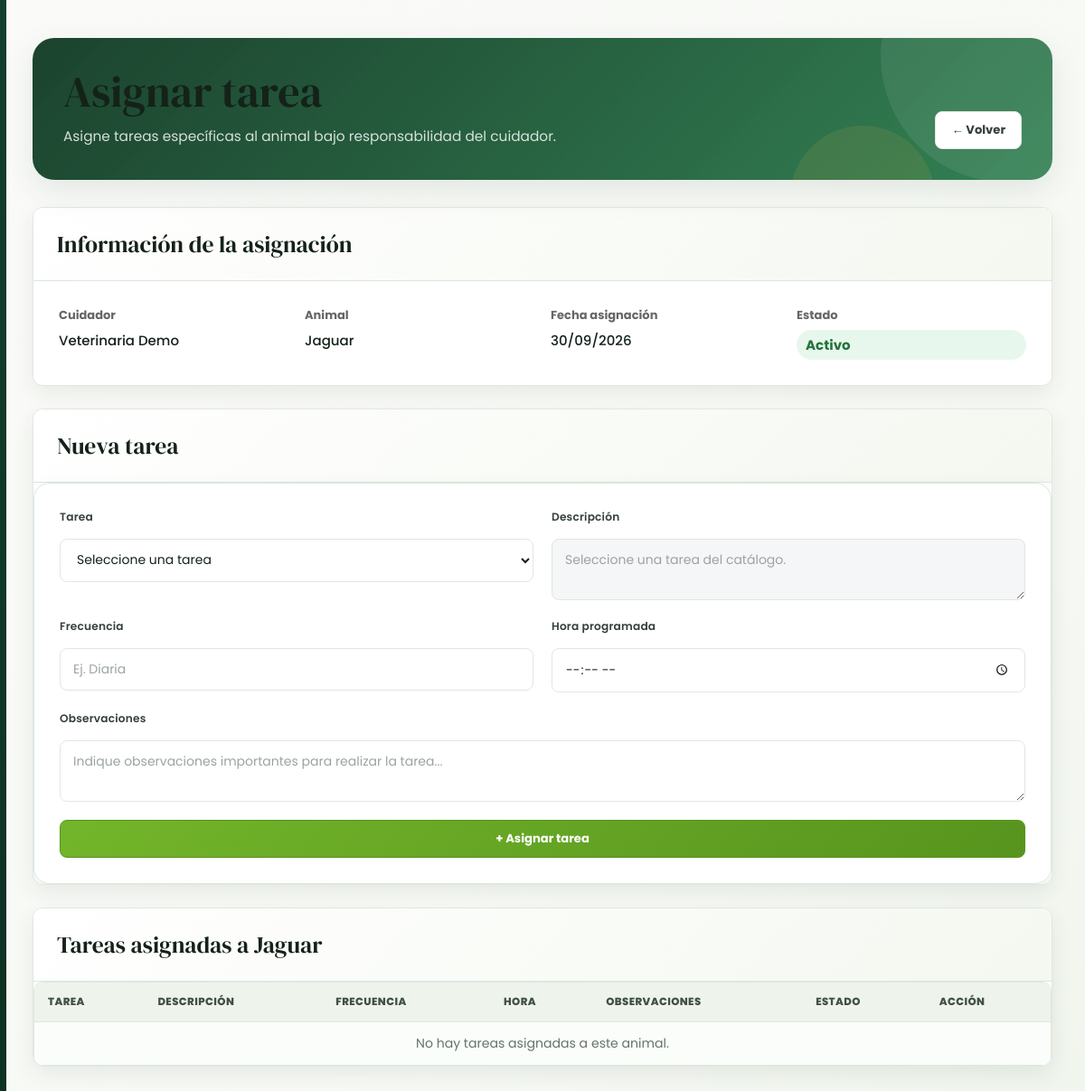
Page /cuidadores/asignar_tarea.php?id_cuidador_animal=1 (signed in) on the committed database.
### tables this page shows
CREATE TABLE cuidador_animal (
    id_cuidador_animal INT AUTO_INCREMENT PRIMARY KEY,
    id_cuidador INT NOT NULL,
    id_animal INT NOT NULL,
    fecha_asignacion DATE NOT NULL,
    fecha_finalizacion DATE NULL,

    responsabilidad VARCHAR(255) NOT NULL,

    estado ENUM(
        'Activo',
        'Finalizado'
    ) NOT NULL DEFAULT 'Activo',

    CONSTRAINT fk_cuidador_animal_cuidador
        FOREIGN KEY (id_cuidador)
        REFERENCES cuidador(id_cuidador)
        ON DELETE CASCADE,

    CONSTRAINT fk_cuidador_animal_animal
        FOREIGN KEY (id_animal)
        REFERENCES animal(id_animal)
        ON DELETE CASCADE,

    CONSTRAINT chk_fechas_asignacion
        CHECK (
            fecha_finalizacion IS NULL
            OR fecha_finalizacion >= fecha_asignacion
        )

);

CREATE TABLE usuario(
    id_usuario INT AUTO_INCREMENT PRIMARY KEY,
    nombre VARCHAR(100) NOT NULL,
    correo VARCHAR(100) NOT NULL UNIQUE,
    telefono VARCHAR(20),
    fecha_nacimiento DATE
);

CREATE TABLE animal (
    id_animal INT AUTO_INCREMENT PRIMARY KEY,
    codigo_animal VARCHAR(20) NOT NULL UNIQUE,
    nombre_animal VARCHAR(100) NOT NULL,
    fecha_nacimiento DATE NOT NULL,
    fecha_entrada DATE NOT NULL,
    peso DECIMAL(10,2) NOT NULL,
    altura DECIMAL(5,2) NOT NULL,
    foto LONGBLOB NULL,
    id_habitat INT NULL,

    CONSTRAINT fk_animal_habitat
        FOREIGN KEY (id_habitat)
        REFERENCES habitat(id_habitat)
        ON UPDATE CASCADE
        ON DELETE SET NULL

);

### public/index.php (called while the page is built, shortened)
<?php
$base = rtrim(str_replace('\\', '/', dirname($_SERVER['SCRIPT_NAME'] ?? '/index.php')), '/.');
$solicitud = rawurldecode(parse_url($_SERVER['REQUEST_URI'] ?? '/', PHP_URL_PATH) ?: '/');
$ruta = ltrim(substr($solicitud, strlen($base)), '/');
$ruta = $ruta === '' ? 'index.php' : $ruta;
$rutas = require dirname(__DIR__) . '/config/rutas.php';
require dirname(__DIR__) . '/' . $rutas[$ruta];

### app/modulos/cuidadores/asignar_tarea.php (the view, shortened to what this page needs)
<?php
require_once __DIR__ . "/../../../config/database.php";
function escapar($texto): string
{
    return htmlspecialchars(
        (string) $texto,
        ENT_QUOTES,
        "UTF-8"
    );
}
function fechaMostrar($fecha): string
{
    $timestamp = strtotime($fecha);
    return date("d/m/Y", $timestamp);
}
$id_cuidador_animal = (int) $_GET["id_cuidador_animal"];
$tareasPorPagina = 5;
$paginaActual = isset($_GET["pagina"])
    ? (int) $_GET["pagina"]
    : 1;
$frecuencia = "";
$hora_programada = null;
$sqlAsignacion = "
    SELECT
        ca.id_cuidador_animal,
        ca.id_cuidador,
        ca.id_animal,
        ca.fecha_asignacion,
        ca.fecha_finalizacion,
        ca.responsabilidad,
        ca.estado,
        u.nombre,
        a.nombre_animal
    FROM cuidador_animal ca
    INNER JOIN cuidador c
        ON c.id_cuidador = ca.id_cuidador
    INNER JOIN usuario u
        ON u.id_usuario = c.id_usuario
    INNER JOIN animal a
        ON a.id_animal = ca.id_animal
    WHERE ca.id_cuidador_animal = ?
    LIMIT 1
";
$stmtAsignacion = $conexion->prepare($sqlAsignacion);
$stmtAsignacion->bind_param(
    "i",
    $id_cuidador_animal
);
$stmtAsignacion->execute();
$resultadoAsignacion = $stmtAsignacion->get_result();
$asignacion = $resultadoAsignacion->fetch_assoc();
$todasLasTareas = [];
$totalTareas = count($todasLasTareas);
$inicio =
    ($paginaActual - 1)
    * $tareasPorPagina;
$tareasPagina =
    array_slice(
        $todasLasTareas,
        $inicio,
        $tareasPorPagina
    );
?>
<!DOCTYPE html>
<html lang="es">
<head>
<link
    rel="stylesheet"
    href="../css/cuidadores1.css"
>
    <link rel="stylesheet" href="../css/crud-modern.css?v=1">
    <link rel="stylesheet" href="../css/ecofauna-unified.css?v=1">
</head>
<body class="ecofauna-unified crud-modern">
<div class="contenedor">
<div class="encabezado">
    <div>
        <h1>
            Asignar tarea
        </h1>
        <p class="subtitulo">
            Asigne tareas específicas al animal
            bajo responsabilidad del cuidador.
        </p>
    </div>
    <div class="acciones">
        <a
            href="cuidadores.php?id=<?= (int) $asignacion["id_cuidador"] ?>"
            class="boton volver"
        >
            ← Volver
        </a>
    </div>
</div>
<div class="tarjeta">
    <h2 class="titulo">
        Información de la asignación
    </h2>
    <div class="informacion-asignacion">
        <div class="dato">
            <strong>
                Cuidador
            </strong>
            <span>
                <?= escapar(
                    $asignacion["nombre"]
                ) ?>
            </span>
        </div>
        <div class="dato">
            <strong>
                Animal
            </strong>
            <span>
                <?= escapar(
                    $asignacion["nombre_animal"]
                ) ?>
            </span>
        </div>
        <div class="dato">
            <strong>
                Fecha asignación
            </strong>
            <span>
                <?= fechaMostrar(
                    $asignacion["fecha_asignacion"]
                ) ?>
            </span>
        </div>
        <div class="dato">
            <strong>
                Estado
            </strong>
            <span
                class="estado
                <?= $asignacion["estado"] === "Activo"
                    ? "activo"
                    : "finalizado"
                ?>"
            >
                <?= escapar(
                    $asignacion["estado"]
                ) ?>
            </span>
        </div>
    </div>
</div>
<?php if ($asignacion["estado"] !== "Activo"): ?>
<div class="advertencia">
    <strong>
        Esta asignación está finalizada.
    </strong>
    <br>
    No es posible agregar nuevas tareas
    a una asignación que ya finalizó.
</div>
<?php else: ?>
<div class="tarjeta">
    <h2 class="titulo">
        Nueva tarea
    </h2>
    <form
        method="POST"
        class="formulario"
    >
        <div>
            <label for="id_tarea_catalogo">
                Tarea
            </label>
            <select
                name="id_tarea_catalogo"
                id="id_tarea_catalogo"
                required
            >
                <option value="">
                    Seleccione una tarea
                </option>
            </select>
        </div>
        <div>
            <label for="descripcion_tarea">
                Descripción
            </label>
            <textarea
                id="descripcion_tarea"
                class="descripcion-automatica"
                readonly
                placeholder="Seleccione una tarea del catálogo."
            ></textarea>
        </div>
        <div>
            <label for="frecuencia">
                Frecuencia
            </label>
            <input
                type="text"
                name="frecuencia"
                id="frecuencia"
                maxlength="100"
                placeholder="Ej. Diaria"
                value="<?= escapar(
                    $frecuencia
                ) ?>"
            >
        </div>
        <div>
            <label for="hora_programada">
                Hora programada
            </label>
            <input
                type="time"
                name="hora_programada"
                id="hora_programada"
                value="<?= escapar(
                    $hora_programada ?? ""
                ) ?>"
            >
        </div>
        <div class="campo-completo">
            <label for="observaciones">
                Observaciones
            </label>
            <textarea
                name="observaciones"
                id="observaciones"
                maxlength="500"
                placeholder="Indique observaciones importantes para realizar la tarea..."
            ><?= escapar(
            ) ?></textarea>
        </div>
        <div class="campo-completo">
            <button
                type="submit"
                class="boton guardar"
            >
                + Asignar tarea
            </button>
        </div>
    </form>
</div>
<?php endif; ?>
<div class="tarjeta">
    <h2 class="titulo">
        Tareas asignadas a
        <?= escapar(
            $asignacion["nombre_animal"]
        ) ?>
    </h2>
    <div class="tabla-contenedor">
        <table>
            <thead>
                <tr>
                    <th>
                        Tarea
                    </th>
                    <th>
                        Descripción
                    </th>
                    <th>
                        Frecuencia
                    </th>
                    <th>
                        Hora
                    </th>
                    <th>
                        Observaciones
                    </th>
                    <th>
                        Estado
                    </th>
                    <th>
                        Acción
                    </th>
                </tr>
            </thead>
            <tbody>
            <?php if ($totalTareas > 0): ?>
                <?php foreach (
                    $tareasPagina
                    as $tarea
                ): ?>
                    <tr>
                        <td>
                            <strong>
                                <?= escapar(
                                    $tarea["nombre_tarea"]
                                ) ?>
                            </strong>
                        </td>
                        <td>
                            <?= nl2br(
                                escapar(
                                    $tarea["descripcion"]
                                    ?: "Sin descripción"
                                )
                            ) ?>
                        </td>
                        <td>
                            <?= escapar(
                                $tarea["frecuencia"]
                                ?: "—"
                            ) ?>
                        </td>
                        <td>
                            <?php if (
                                !empty(
                                    $tarea["hora_programada"]
                                )
                            ): ?>
                                <?= horaMostrar(
                                    $tarea["hora_programada"]
                                ) ?>
                            <?php else: ?>
                                —
                            <?php endif; ?>
                        </td>
                        <td>
                            <?= nl2br(
                                escapar(
                                    $tarea["observaciones"]
                                    ?: "—"
                                )
                            ) ?>
                        </td>
                        <td>
                            <?php if (
                                $tarea["estado"] === "Activa"
                            ): ?>
                                <span
                                    class="estado activo"
                                >
                                    Activa
                                </span>
                            <?php else: ?>
                                <span
                                    class="estado finalizado"
                                >
                                    Finalizada
                                </span>
                            <?php endif; ?>
                        </td>
                        <td>
                            <?php if (
                                $asignacion["estado"] === "Activo"
                            ): ?>
                                <form
                                    method="POST"
                                    class="form-estado-tarea"
                                >
                                    <?= campoCsrfCuidadores() ?>
                                    <input
                                        type="hidden"
                                        name="accion"
                                        value="cambiar_estado"
                                    >
                                    <input
                                        type="hidden"
                                        name="id_tarea"
                                        value="<?= (int) $tarea["id_tarea"] ?>"
                                    >
                                    <?php if (
                                        $tarea["estado"] === "Activa"
                                    ): ?>
                                        <input
                                            type="hidden"
                                            name="nuevo_estado"
                                            value="Finalizada"
                                        >
                                        <button
                                            type="submit"
                                            class="boton finalizar-tarea"
                                        >
                                            Finalizar
                                        </button>
                                    <?php else: ?>
                                        <input
                                            type="hidden"
                                            name="nuevo_estado"
                                            value="Activa"
                                        >
                                        <button
                                            type="submit"
                                            class="boton reactivar-tarea"
                                        >
                                            Reactivar
                                        </button>
                                    <?php endif; ?>
                                </form>
                            <?php else: ?>
                                —
                            <?php endif; ?>
                        </td>
                    </tr>
                <?php endforeach; ?>
            <?php else: ?>
                <tr>
                    <td
                        colspan="7"
                        class="sin-registros"
                    >
                        No hay tareas asignadas
                        a este animal.
                    </td>
                </tr>
            <?php endif; ?>
            </tbody>
        </table>
    </div>
</div>
</div>
</body>
</html>

### rows in the picture
cuidador_animal: usuario.nombre "Veterinaria Demo", id_animal.nombre_animal "Jaguar", fecha_asignacion "30/09/2026", estado "Activo"
